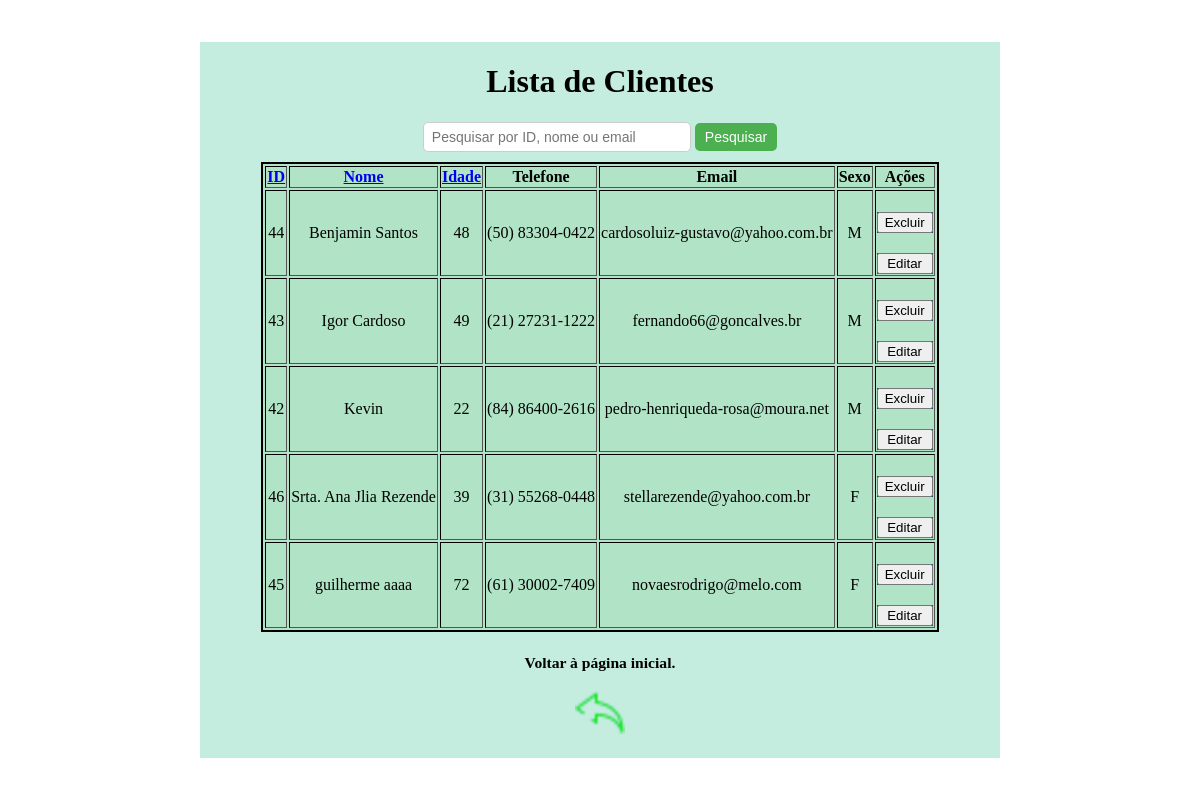
The app's page /gerenciar-clientes?campo=nome&ordem=asc&pesquisa= with its own data.
### tables this page shows
CREATE TABLE clientes (
                id INTEGER PRIMARY KEY AUTOINCREMENT, 
                nome TEXT NOT NULL, 
                idade INTEGER NOT NULL,
                telefone TEXT,
                email TEXT,
                sexo TEXT CHECK (sexo IN ('M', 'F'))
        );

### app/controllers.py (the view)
    @app.route("/gerenciar-clientes")
    def gerenciar_clientes():
        return views.gerenciar_clientes()

### app/models.py (called while the page is built)
def conectar():
    conexao = sqlite3.connect("cadastro_clientes.db")
    return conexao

def buscar_clientes_ordenado(campo='id', busca='', ordem=True):
    conexao = conectar()
    conexao.row_factory = sqlite3.Row
    cursor = conexao.cursor()
    direcao = 'ASC' if ordem else 'DESC'
    campos_validos = ['id', 'nome', 'idade', 'sexo', 'email']
    if campo not in campos_validos:
        campo = 'id'
    query = f"""
        SELECT * FROM clientes
        WHERE id LIKE ? OR nome LIKE ? OR email LIKE ?
        ORDER BY {campo} {direcao}
    """
    cursor.execute(query, (f'%{busca}%', f'%{busca}%', f'%{busca}%'))
    clientes = cursor.fetchall()
    cursor.close()
    conexao.close()
    return clientes

### app/views.py (called while the page is built)
def gerenciar_clientes():
    try:
        campo = request.args.get("campo", "id")
        ordem = request.args.get("ordem", "asc") == "asc"
        busca = request.args.get("pesquisa", "")
        clientes = models.buscar_clientes_ordenado(campo=campo,busca=busca, ordem=ordem)
        return render_template('gerenciar_cliente.html', clientes=clientes, campo=campo, ordem=ordem, busca=busca)
    except Exception as e:
        return f"Erro ao buscar clientes: {str(e)}", 500

### app/templates/gerenciar_cliente.html (shortened to what this page needs)
<!DOCTYPE html>
<html lang="pt-br">
<head>
    <link rel="stylesheet" href="{{ url_for('static', filename='style.css') }}">
</head>
<body>
    <div class="container01">
        <h1 class="h101">Lista de Clientes</h1>
        <form action="{{ url_for('gerenciar_clientes')}}" method="GET" class="search-bar">
            <input type="text" name="pesquisa" placeholder="Pesquisar por ID, nome ou email" value="{{ request.args.get('pesquisa', '') }}">
            <button type="submit">Pesquisar</button>
        </form>
        <table border="1">
            <thead>
                <tr>
                    <th>
                        <a href="{{ url_for('gerenciar_clientes', campo='id', ordem='desc' if campo == 'id' and ordem == 'asc' else 'asc', pesquisa=request.args.get('pesquisa', '')) }}">
                            ID
                        </a>
                    </th>
                    <th>
                        <a href="{{ url_for('gerenciar_clientes', campo='nome', ordem='desc' if campo == 'nome' and ordem == 'asc' else 'asc', pesquisa=request.args.get('pesquisa', '')) }}">
                            Nome
                        </a>
                    </th>
                    <th>
                        <a href="{{ url_for('gerenciar_clientes', campo='idade', ordem='desc' if campo == 'idade' and ordem == 'asc' else 'asc', pesquisa=request.args.get('pesquisa', '')) }}">
                            Idade
                        </a>
                    </th>
                    <th>Telefone</th>
                    <th>Email</th>
                    <th>Sexo</th>
                    <th>Ações</th>
                </tr>
            </thead>
            <tbody>
                {% for cliente in clientes %}
                <tr>
                    <td>{{ cliente.id }}</td>
                    <td>{{ cliente.nome }}</td>
                    <td>{{ cliente.idade }}</td>
                    <td>{{ cliente.telefone }}</td>
                    <td>{{ cliente.email }}</td>
                    <td>{{ cliente.sexo }}</td>
                    <td>
                        <form class="form01" action="{{ url_for('deletar_cliente', id=cliente.id) }}" method="post" onsubmit="return confirm('Tem certeza que deseja excluir este cliente?');">
                            <button type="submit">Excluir</button>
                        </form>
                        <form class="form01" onsubmit="return false;">
                            <button type="button" onclick="editarLinha(this)">Editar</button>
                        </form>
                    </td>
                </tr>
                {% endfor %}
            </tbody>
        </table>
        <h3>
            <p><small>Voltar à página inicial.</small></p>
            <p>
                <a href="{{ url_for('pagina_inicial') }}" rel="prev">
                    <img src="{{ url_for('static', filename='imagem/setade voltar.png') }}" alt="Setade voltar">
                </a>
            </p>
        </h3>
    </div>
</body>
</html>

### app/static/style.css (style rules this page uses)
body { margin: 0; padding: 0; display: flex; justify-content: center; align-items: center; height: 100vh; }
.container01 { text-align: center; background-color: rgb(196, 237, 224); width: 500px; width: 80%; max-width: 800px; }
table { margin-left: auto; margin-right: auto; border: 2px solid #000000; table-layout: auto; background-color: #b1e4c6; }
form { display: flex; flex-direction: column; gap: 10px; margin-top: 20px; font-family: 'Times New Roman', Times, serif; font-size: 1em; }
.form01 { background-color: rgb(32, 76, 101); font-family: 'Times New Roman', Times, serif; }
.search-bar { display: contents; align-items: center; gap: 8px; }
.search-bar input[type="text"] { padding: 6px 8px; width: 250px; border: 1px solid #ccc; border-radius: 5px; font-size: 14px; }
.search-bar button { padding: 6px 10px; font-size: 14px; background-color: #4CAF50; color: white; border: none; border-radius: 5px; cursor: pointer; }
table { margin-top: 10px; }

### records on screen
clientes: id "44", nome "Benjamin Santos", idade "48", telefone "(50) 83304-0422", email "cardosoluiz-gustavo@yahoo.com.br", sexo "M"
clientes: id "43", nome "Igor Cardoso", idade "49", telefone "(21) 27231-1222", email "fernando66@goncalves.br", sexo "M"
clientes: id "42", nome "Kevin", idade "22", telefone "(84) 86400-2616", email "pedro-henriqueda-rosa@moura.net", sexo "M"
clientes: id "46", nome "Srta. Ana Jlia Rezende", idade "39", telefone "(31) 55268-0448", email "stellarezende@yahoo.com.br", sexo "F"
clientes: id "45", nome "guilherme aaaa", idade "72", telefone "(61) 30002-7409", email "novaesrodrigo@melo.com", sexo "F"
